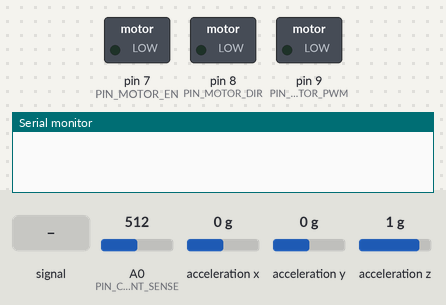
Bench run of a sketch on a simulated Arduino Uno, built with avr-gcc and run on an emulated ATmega328P. Shown: switched loads named in the sketch (green lamp = pin HIGH), the last lines printed to the serial monitor. Wiring (inferred from the names in the program): MPU-6050 motion sensor at I2C address 0x68; MPU-6050 motion sensor at I2C address 0x69. The test bench sets the inputs (shaded band); at power-on: acceleration x 0 g, A0 (PIN_CURRENT_SENSE) = 512, acceleration y 0 g, acceleration z 1 g.

Above: at 0.01 s.
At 1.3 s:
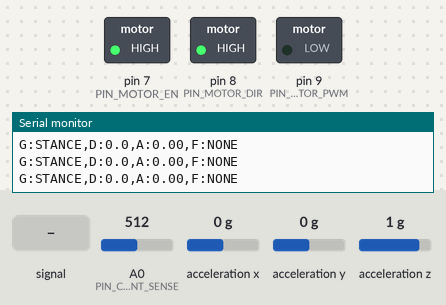
1.4 s: A0 (PIN_CURRENT_SENSE) fed a 200 Hz sine of ±81 counts around its level
3.3 s: acceleration x set to -1.4 g
Timing chart, 0 to 6.3 s (numbered marks = the images above; inputs shaded):
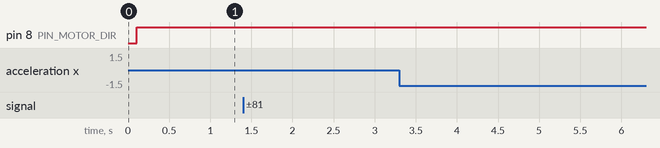

The sketch:

orthosis_motor_controller.ino
```cpp
/*
 * FOOT DROP ORTHOSIS - ARDUINO MOTOR CONTROLLER
 * =============================================
 *
 * This code runs on an Arduino (Uno, Mega, or Due recommended) and handles:
 *   1. Reading two IMUs (toe and heel) via I2C
 *   2. Detecting gait phase (swing vs stance)
 *   3. Receiving activation commands from Raspberry Pi via Serial
 *   4. Controlling the orthosis motor with safety interlocks
 *
 * WIRING:
 *   - IMU 1 (Toe):  SDA -> A4, SCL -> A5, VCC -> 3.3V, GND -> GND, AD0 -> GND (addr 0x68)
 *   - IMU 2 (Heel): SDA -> A4, SCL -> A5, VCC -> 3.3V, GND -> GND, AD0 -> VCC (addr 0x69)
 *   - Motor Driver: PWM -> Pin 9, DIR -> Pin 8, EN -> Pin 7
 *   - Current Sense: Analog -> A0
 *
 * COMMUNICATION PROTOCOL (Serial, 115200 baud):
 *   Incoming from Pi: "A0.75\n" means activate at 75% magnitude
 *                     "A0.00\n" means deactivate
 *                     "S\n" means request status
 *   Outgoing to Pi:   "G:SWING,P:0.32,D:-15.2\n"
 *                     G = gait phase, P = pitch diff (foot drop angle), D = drop degrees
 *
 * SAFETY FEATURES:
 *   - Watchdog: If no command received in 500ms, motor stops
 *   - Current limit: Motor stops if current exceeds threshold
 *   - Position limit: Motor stops at mechanical limits
 *   - Stance lockout: Motor cannot activate during stance phase
 */

#include <Wire.h>

// =============================================================================
// CONFIGURATION - ADJUST THESE FOR YOUR HARDWARE
// =============================================================================

// IMU I2C addresses (BNO055 or MPU6050)
// If using MPU6050: AD0 pin LOW = 0x68, AD0 pin HIGH = 0x69
const uint8_t IMU_TOE_ADDR = 0x68;
const uint8_t IMU_HEEL_ADDR = 0x69;

// Motor control pins
const int PIN_MOTOR_PWM = 9;      // PWM output for motor speed
const int PIN_MOTOR_DIR = 8;      // Direction control
const int PIN_MOTOR_EN = 7;       // Enable pin (HIGH = enabled)
const int PIN_CURRENT_SENSE = A0; // Analog input for current sensing

// Safety thresholds
const float MAX_CURRENT_MA = 2000.0;      // Maximum motor current before cutoff
const unsigned long WATCHDOG_TIMEOUT_MS = 500;  // Stop motor if no command received
const float MAX_ACTIVATION = 1.0;         // Maximum allowed activation magnitude

// Gait detection thresholds (tune these based on your patient population)
const float SWING_ACCEL_THRESHOLD = 0.3;  // g - both IMUs must exceed this
const float STANCE_ACCEL_THRESHOLD = 2.0; // g - heel strike detection
const float FOOT_DROP_ANGLE_THRESHOLD = -10.0; // degrees - when to consider foot dropped

// Timing
const unsigned long IMU_UPDATE_INTERVAL_MS = 10;   // 100 Hz IMU reading
const unsigned long STATUS_SEND_INTERVAL_MS = 20;  // 50 Hz status to Pi
const unsigned long SERIAL_CHECK_INTERVAL_MS = 5;  // 200 Hz serial check

// =============================================================================
// GLOBAL VARIABLES
// =============================================================================

// IMU data structures
struct IMUData {
  float accel_x, accel_y, accel_z;  // Acceleration in g
  float pitch, roll;                 // Orientation in degrees
  bool valid;                        // True if data was read successfully
};

IMUData imu_toe;
IMUData imu_heel;

// Gait state
enum GaitPhase { STANCE, SWING, UNKNOWN };
GaitPhase current_gait_phase = UNKNOWN;
float foot_drop_angle = 0.0;  // Difference between toe and heel pitch

// Motor state
float target_activation = 0.0;      // Commanded activation (0.0 to 1.0)
float current_activation = 0.0;     // Actual current activation (ramped)
bool motor_enabled = true;          // Safety flag
String safety_fault = "";           // Describes any active fault

// Timing
unsigned long last_command_time = 0;
unsigned long last_imu_update = 0;
unsigned long last_status_send = 0;
unsigned long last_serial_check = 0;

// Serial buffer
String serial_buffer = "";

// =============================================================================
// SETUP
// =============================================================================

void setup() {
  // Initialize serial communication with Raspberry Pi
  Serial.begin(115200);
  while (!Serial) {
    ; // Wait for serial port to connect (needed for native USB boards)
  }

  // Initialize I2C for IMUs
  Wire.begin();
  Wire.setClock(400000);  // 400 kHz I2C for faster reading

  // Initialize motor control pins
  pinMode(PIN_MOTOR_PWM, OUTPUT);
  pinMode(PIN_MOTOR_DIR, OUTPUT);
  pinMode(PIN_MOTOR_EN, OUTPUT);

  // Start with motor disabled
  digitalWrite(PIN_MOTOR_EN, LOW);
  analogWrite(PIN_MOTOR_PWM, 0);

  // Initialize IMUs
  initializeIMU(IMU_TOE_ADDR);
  initializeIMU(IMU_HEEL_ADDR);

  // Brief startup delay
  delay(100);

  // Enable motor after initialization
  digitalWrite(PIN_MOTOR_EN, HIGH);

  Serial.println("ORTHOSIS_READY");
}

// =============================================================================
// MAIN LOOP
// =============================================================================

void loop() {
  unsigned long now = millis();

  // -------------------------------------------------------------------------
  // Task 1: Read IMUs at 100 Hz
  // -------------------------------------------------------------------------
  if (now - last_imu_update >= IMU_UPDATE_INTERVAL_MS) {
    last_imu_update = now;

    // Read both IMUs
    readIMU(IMU_TOE_ADDR, &imu_toe);
    readIMU(IMU_HEEL_ADDR, &imu_heel);

    // Calculate foot drop angle (toe pitch relative to heel pitch)
    if (imu_toe.valid && imu_heel.valid) {
      foot_drop_angle = imu_toe.pitch - imu_heel.pitch;
    }

    // Determine gait phase
    updateGaitPhase();
  }

  // -------------------------------------------------------------------------
  // Task 2: Check serial commands at 200 Hz
  // -------------------------------------------------------------------------
  if (now - last_serial_check >= SERIAL_CHECK_INTERVAL_MS) {
    last_serial_check = now;
    checkSerialCommands();
  }

  // -------------------------------------------------------------------------
  // Task 3: Send status to Pi at 50 Hz
  // -------------------------------------------------------------------------
  if (now - last_status_send >= STATUS_SEND_INTERVAL_MS) {
    last_status_send = now;
    sendStatusToPi();
  }

  // -------------------------------------------------------------------------
  // Task 4: Safety checks and motor control (every loop iteration)
  // -------------------------------------------------------------------------
  performSafetyChecks(now);
  updateMotorOutput();
}

// =============================================================================
// IMU FUNCTIONS
// =============================================================================

/*
 * Initialize an IMU at the given I2C address.
 * This example assumes MPU6050. Modify for BNO055 if using that sensor.
 */
void initializeIMU(uint8_t address) {
  Wire.beginTransmission(address);
  Wire.write(0x6B);  // PWR_MGMT_1 register
  Wire.write(0x00);  // Wake up the MPU6050
  Wire.endTransmission(true);

  // Set accelerometer range to +/- 4g
  Wire.beginTransmission(address);
  Wire.write(0x1C);  // ACCEL_CONFIG register
  Wire.write(0x08);  // +/- 4g
  Wire.endTransmission(true);

  // Set gyro range to +/- 500 deg/s
  Wire.beginTransmission(address);
  Wire.write(0x1B);  // GYRO_CONFIG register
  Wire.write(0x08);  // +/- 500 deg/s
  Wire.endTransmission(true);
}

/*
 * Read accelerometer and calculate pitch/roll from an IMU.
 * For production use, consider using a Kalman filter or the BNO055's
 * built-in sensor fusion for more stable orientation estimates.
 */
void readIMU(uint8_t address, IMUData* data) {
  Wire.beginTransmission(address);
  Wire.write(0x3B);  // Starting register for accel data
  if (Wire.endTransmission(false) != 0) {
    data->valid = false;
    return;
  }

  Wire.requestFrom(address, (uint8_t)6, (uint8_t)true);
  if (Wire.available() < 6) {
    data->valid = false;
    return;
  }

  // Read raw accelerometer values (16-bit, big-endian)
  int16_t ax_raw = (Wire.read() << 8) | Wire.read();
  int16_t ay_raw = (Wire.read() << 8) | Wire.read();
  int16_t az_raw = (Wire.read() << 8) | Wire.read();

  // Convert to g (at +/- 4g range, sensitivity is 8192 LSB/g)
  data->accel_x = ax_raw / 8192.0;
  data->accel_y = ay_raw / 8192.0;
  data->accel_z = az_raw / 8192.0;

  // Calculate pitch and roll from accelerometer
  // Note: This is a simplified calculation. For dynamic motion,
  // you'd want to fuse with gyroscope data using a complementary
  // or Kalman filter.
  data->pitch = atan2(-data->accel_x,
                      sqrt(data->accel_y * data->accel_y +
                           data->accel_z * data->accel_z)) * 180.0 / PI;
  data->roll = atan2(data->accel_y, data->accel_z) * 180.0 / PI;

  data->valid = true;
}

// =============================================================================
// GAIT PHASE DETECTION
// =============================================================================

/*
 * Determine whether the foot is in swing or stance phase.
 *
 * Logic:
 *   - SWING: Both toe and heel show forward acceleration (foot moving through air)
 *   - STANCE: High acceleration on heel (heel strike) or stable readings (flat foot)
 *
 * This is a simplified heuristic. For robust gait detection, consider:
 *   - Using gyroscope data for angular velocity
 *   - Machine learning classifier trained on your patient population
 *   - Pressure sensors in the shoe
 */
void updateGaitPhase() {
  if (!imu_toe.valid || !imu_heel.valid) {
    current_gait_phase = UNKNOWN;
    return;
  }

  // Calculate total acceleration magnitude for each IMU
  float toe_accel_mag = sqrt(imu_toe.accel_x * imu_toe.accel_x +
                             imu_toe.accel_y * imu_toe.accel_y +
                             imu_toe.accel_z * imu_toe.accel_z);
  float heel_accel_mag = sqrt(imu_heel.accel_x * imu_heel.accel_x +
                              imu_heel.accel_y * imu_heel.accel_y +
                              imu_heel.accel_z * imu_heel.accel_z);

  // Check for heel strike (high impact on heel)
  if (heel_accel_mag > STANCE_ACCEL_THRESHOLD) {
    current_gait_phase = STANCE;
    return;
  }

  // Check for swing (both IMUs show deviation from 1g, indicating movement)
  // When stationary, magnitude should be ~1g
  float toe_deviation = abs(toe_accel_mag - 1.0);
  float heel_deviation = abs(heel_accel_mag - 1.0);

  if (toe_deviation > SWING_ACCEL_THRESHOLD &&
      heel_deviation > SWING_ACCEL_THRESHOLD) {
    // Both sensors show movement - likely swing phase
    // Additional check: toe and heel should be moving together (similar direction)
    // This helps distinguish intentional swing from spastic motion
    float accel_diff = abs(imu_toe.accel_x - imu_heel.accel_x);
    if (accel_diff < 0.5) {  // Accelerations are similar (coordinated movement)
      current_gait_phase = SWING;
      return;
    }
  }

  // Default to stance if no clear swing indicators
  current_gait_phase = STANCE;
}

// =============================================================================
// SERIAL COMMUNICATION
// =============================================================================

/*
 * Check for and process commands from the Raspberry Pi.
 *
 * Command format:
 *   "A0.75\n" - Set activation to 0.75 (75%)
 *   "A0.00\n" - Deactivate
 *   "S\n"     - Request status
 */
void checkSerialCommands() {
  while (Serial.available() > 0) {
    char c = Serial.read();

    if (c == '\n') {
      // Process complete command
      processCommand(serial_buffer);
      serial_buffer = "";
    } else if (c != '\r') {
      // Add character to buffer (ignore carriage returns)
      serial_buffer += c;

      // Prevent buffer overflow
      if (serial_buffer.length() > 20) {
        serial_buffer = "";
      }
    }
  }
}

/*
 * Process a single command string.
 */
void processCommand(String cmd) {
  if (cmd.length() == 0) return;

  char command_type = cmd.charAt(0);

  switch (command_type) {
    case 'A':  // Activation command
      {
        float activation = cmd.substring(1).toFloat();
        // Clamp to valid range
        target_activation = constrain(activation, 0.0, MAX_ACTIVATION);
        last_command_time = millis();
      }
      break;

    case 'S':  // Status request
      sendStatusToPi();
      break;

    case 'E':  // Emergency stop
      target_activation = 0.0;
      current_activation = 0.0;
      motor_enabled = false;
      safety_fault = "EMERGENCY_STOP";
      break;

    case 'R':  // Reset faults
      motor_enabled = true;
      safety_fault = "";
      break;

    default:
      // Unknown command - ignore
      break;
  }
}

/*
 * Send current status to the Raspberry Pi.
 *
 * Format: "G:SWING,D:-12.5,A:0.65,F:NONE\n"
 *   G = Gait phase (SWING/STANCE/UNKNOWN)
 *   D = Foot drop angle in degrees (negative = dropped)
 *   A = Current activation level
 *   F = Fault status (NONE or fault description)
 */
void sendStatusToPi() {
  Serial.print("G:");
  switch (current_gait_phase) {
    case SWING:   Serial.print("SWING");   break;
    case STANCE:  Serial.print("STANCE");  break;
    default:      Serial.print("UNKNOWN"); break;
  }

  Serial.print(",D:");
  Serial.print(foot_drop_angle, 1);

  Serial.print(",A:");
  Serial.print(current_activation, 2);

  Serial.print(",F:");
  if (safety_fault.length() > 0) {
    Serial.print(safety_fault);
  } else {
    Serial.print("NONE");
  }

  Serial.println();
}

// =============================================================================
// SAFETY AND MOTOR CONTROL
// =============================================================================

/*
 * Perform all safety checks.
 */
void performSafetyChecks(unsigned long now) {
  // Watchdog: Stop motor if no command received recently
  if (now - last_command_time > WATCHDOG_TIMEOUT_MS) {
    target_activation = 0.0;
    // Don't set fault - this is expected behavior when Pi stops sending
  }

  // Current limit check
  int current_raw = analogRead(PIN_CURRENT_SENSE);
  // Convert to mA (adjust this formula for your current sense circuit)
  // Example: 5V reference, 185mV/A sensitivity (ACS712-5A)
  float current_ma = (current_raw - 512) * (5000.0 / 1024.0) / 0.185;

  if (abs(current_ma) > MAX_CURRENT_MA) {
    motor_enabled = false;
    safety_fault = "OVERCURRENT";
    target_activation = 0.0;
  }

  // Stance lockout: Do not activate during stance phase
  // (activating during stance could cause the patient to fall)
  if (current_gait_phase == STANCE && target_activation > 0.0) {
    // Don't disable motor, just prevent activation during stance
    // The motor will activate once swing phase is detected
  }
}

/*
 * Update motor output based on target activation and safety state.
 */
void updateMotorOutput() {
  // If motor is disabled due to fault, stop immediately
  if (!motor_enabled) {
    analogWrite(PIN_MOTOR_PWM, 0);
    current_activation = 0.0;
    return;
  }

  // Determine effective target (zero during stance)
  float effective_target = target_activation;
  if (current_gait_phase != SWING) {
    effective_target = 0.0;
  }

  // Ramp current activation toward target (for smooth motion)
  // Ramp rate: approximately 10% per 10ms = 1000%/sec = full range in 100ms
  const float RAMP_RATE = 0.1;

  if (current_activation < effective_target) {
    current_activation = min(current_activation + RAMP_RATE, effective_target);
  } else if (current_activation > effective_target) {
    // Faster ramp down for safety
    current_activation = max(current_activation - RAMP_RATE * 2, effective_target);
  }

  // Convert activation to PWM value
  // Direction: HIGH = dorsiflexion (lifting toe)
  digitalWrite(PIN_MOTOR_DIR, HIGH);

  // PWM output (0-255)
  int pwm_value = (int)(current_activation * 255.0);
  analogWrite(PIN_MOTOR_PWM, pwm_value);
}
```
